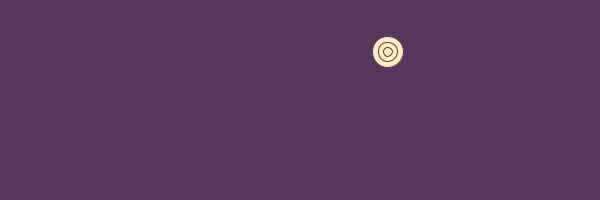
Frame 1 (no input)
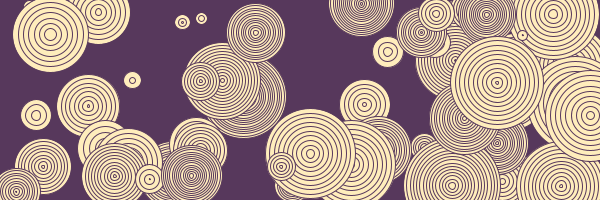
Frame 60 (the mouse pressed at the canvas centre just before this capture)
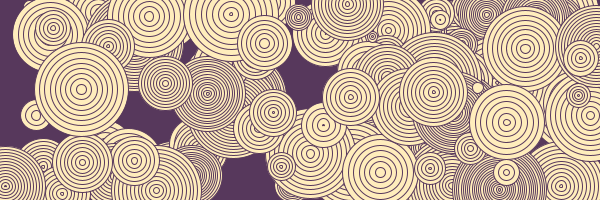
Frame 120 (the mouse held since frame 60 and released just before this capture)

The Processing sketch that drew these frames (run headless with seeded random() and noise(); from frame 60 on, the mouse is pressed at the canvas centre):

// Processing sketch: processing_148215
// ── processing_148215.pde

void setup ()
{
  size (600, 200);
  smooth();
  background (#57385c);
  
  frameRate (10);
}

void draw ()
{

  float x = random (width);
  float y = random (height);
  float steps = random (4, 12);
  
  stroke (#57385c);
  strokeWeight (1);
  fill (#ffedbc);
  
  float d = random (10, 100); // zählvariable
  
  while (d > 1)
  {
    ellipse (x, y, d, d);
    
    /**
     * änderung der zählvariable
     * die zählvariable d wird kontinuierlich kleiner
     */
    d = d - steps; 
  }
}

void mousePressed ()
{
  background (#57385c);
}
